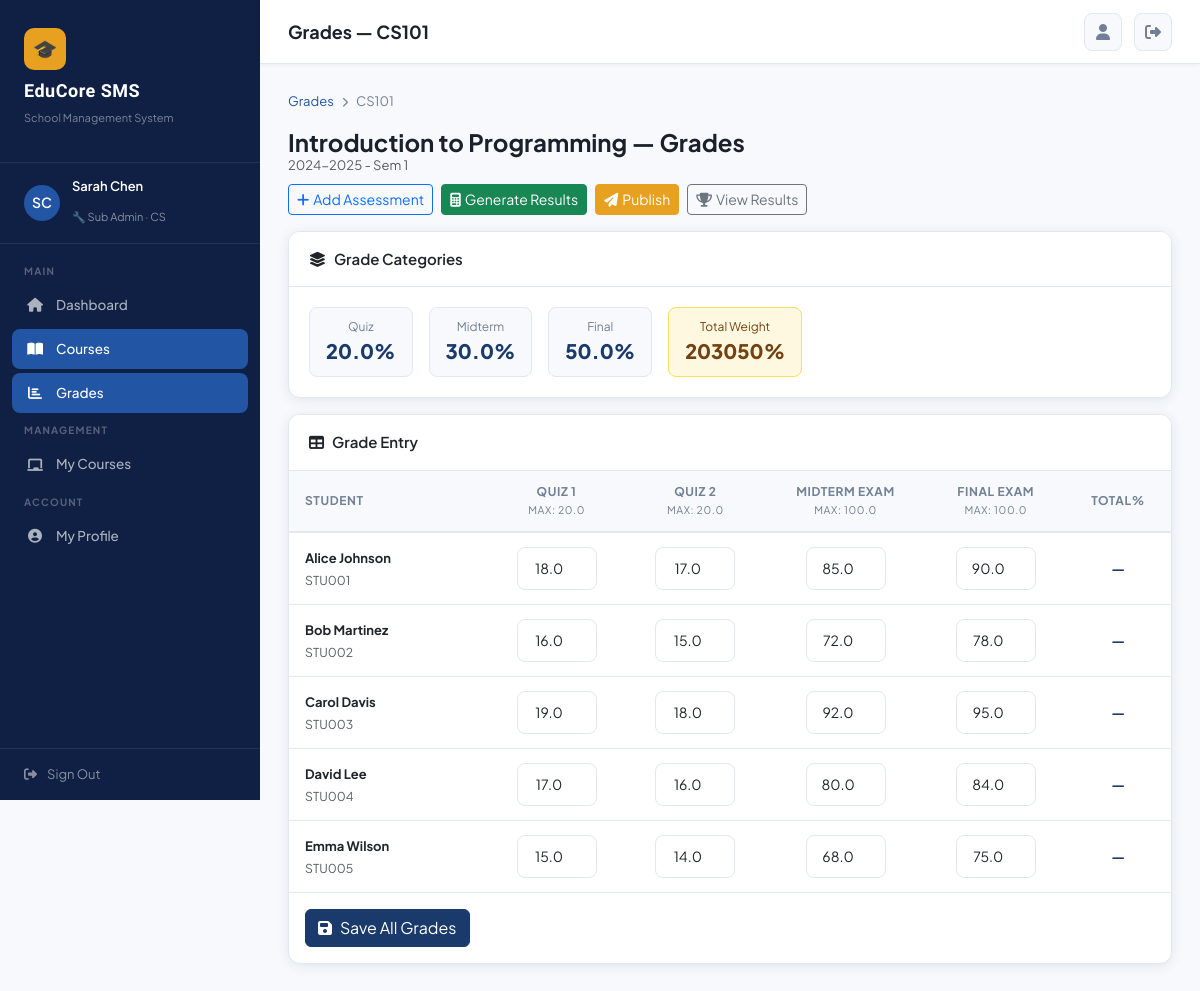
Screenshot of /grades/course/1/ (signed in) with the database file from the repository.
### accounts/models.py (models this page shows, shortened)
class User(AbstractUser):
    ROLE_CHOICES = [
        ('super_admin', 'Super Admin'),
        ('sub_admin', 'Sub Admin'),
        ('student', 'Student'),
    ]
    role = models.CharField(max_length=20, choices=ROLE_CHOICES, default='student')
    department = models.ForeignKey(Department, on_delete=models.SET_NULL, null=True, blank=True)
    phone = models.CharField(max_length=20, blank=True)
    address = models.TextField(blank=True)
    profile_picture = models.ImageField(upload_to='profiles/', blank=True, null=True)
    bio = models.TextField(blank=True)
    student_id = models.CharField(max_length=20, blank=True, unique=True, null=True)
    date_of_birth = models.DateField(null=True, blank=True)
    gender = models.CharField(max_length=10, choices=[('M','Male'),('F','Female'),('O','Other')], blank=True)
    is_active = models.BooleanField(default=True)
    created_at = models.DateTimeField(auto_now_add=True)
    @property
    def is_super_admin(self):
        return self.role == 'super_admin'
    @property
    def is_sub_admin(self):
        return self.role == 'sub_admin'

class Department(models.Model):
    name = models.CharField(max_length=100)
    code = models.CharField(max_length=10, unique=True)
    description = models.TextField(blank=True)
    created_at = models.DateTimeField(auto_now_add=True)

### courses/models.py (models this page shows, shortened)
class Course(models.Model):
    STATUS_CHOICES = [('active','Active'),('inactive','Inactive'),('archived','Archived')]
    name = models.CharField(max_length=200)
    code = models.CharField(max_length=20, unique=True)
    description = models.TextField(blank=True)
    credits = models.PositiveIntegerField(default=3)
    department = models.ForeignKey(Department, on_delete=models.CASCADE)
    instructor = models.ForeignKey(User, on_delete=models.SET_NULL, null=True, related_name='courses_taught')
    max_students = models.PositiveIntegerField(default=40)
    status = models.CharField(max_length=10, choices=STATUS_CHOICES, default='active')
    semester = models.ForeignKey(Semester, on_delete=models.CASCADE, null=True)
    created_by = models.ForeignKey(User, on_delete=models.SET_NULL, null=True, related_name='courses_created')
    created_at = models.DateTimeField(auto_now_add=True)
    updated_at = models.DateTimeField(auto_now=True)
    syllabus = models.TextField(blank=True)
    schedule = models.CharField(max_length=200, blank=True)

class Semester(models.Model):
    SEMESTER_CHOICES = [('1','Semester 1'),('2','Semester 2'),('3','Summer')]
    academic_year = models.ForeignKey(AcademicYear, on_delete=models.CASCADE)
    semester_number = models.CharField(max_length=1, choices=SEMESTER_CHOICES)
    start_date = models.DateField()
    end_date = models.DateField()
    is_current = models.BooleanField(default=False)
    class Meta:
        unique_together = ['academic_year', 'semester_number']
    def __str__(self):
        return f"{self.academic_year} - Sem {self.semester_number}"

class AcademicYear(models.Model):
    year = models.CharField(max_length=9)  # e.g. 2024-2025
    is_current = models.BooleanField(default=False)
    start_date = models.DateField()
    end_date = models.DateField()
    def __str__(self):
        return self.year

### grades/models.py (models this page shows, shortened)
class GradeCategory(models.Model):
    name = models.CharField(max_length=100)  # Quiz, Midterm, Final, Assignment
    weight = models.FloatField(default=0.0)  # percentage
    course = models.ForeignKey(Course, on_delete=models.CASCADE, related_name='grade_categories')

class Assessment(models.Model):
    name = models.CharField(max_length=200)
    category = models.ForeignKey(GradeCategory, on_delete=models.CASCADE)
    course = models.ForeignKey(Course, on_delete=models.CASCADE, related_name='assessments')
    max_score = models.FloatField(default=100.0)
    date = models.DateField(null=True, blank=True)
    description = models.TextField(blank=True)

### grades/views.py (the view)
# urls.py: path('course/<int:course_pk>/', views.course_grades, name='course_grades'),
@login_required
def course_grades(request, course_pk):
    course = get_object_or_404(Course, pk=course_pk)
    if not (request.user.is_super_admin or (request.user.is_sub_admin and course.department == request.user.department)):
        messages.error(request, 'Access denied.')
        return redirect('grade_list')
    students = course.enrollments.filter(status='enrolled').select_related('student')
    assessments = course.assessments.all().select_related('category')
    categories = course.grade_categories.all()
    grade_matrix = {}
    for enrollment in students:
        grade_matrix[enrollment.student.pk] = {
            'student': enrollment.student,
            'grades': {}
        }
        for assessment in assessments:
            try:
                grade = Grade.objects.get(student=enrollment.student, assessment=assessment)
                grade_matrix[enrollment.student.pk]['grades'][assessment.pk] = grade.score
            except Grade.DoesNotExist:
                grade_matrix[enrollment.student.pk]['grades'][assessment.pk] = None
    return render(request, 'grades/course_grades.html', {
        'course': course, 'students': students, 'assessments': assessments,
        'categories': categories, 'grade_matrix': grade_matrix
    })

### core/templatetags/dict_extras.py (called while the page is built)
@register.filter
def get_item(dictionary, key):
    return dictionary.get(key)

### templates/grades/course_grades.html (shortened to what this page needs)
{% extends 'base.html' %}
{% load dict_extras %}
{% block page_title %}Grades — {{ course.code }}{% endblock %}
{% block content %}
<div class="breadcrumb-bar mb-3">
  <a href="{% url 'grade_list' %}">Grades</a> <i class="fas fa-chevron-right" style="font-size:10px;"></i> {{ course.code }}
</div>
<div class="d-flex justify-content-between align-items-center mb-3 flex-wrap gap-2">
  <div>
    <h4 style="font-weight:700;margin:0;">{{ course.name }} — Grades</h4>
    <p class="text-muted mb-0" style="font-size:13px;">{{ course.semester }}</p>
  </div>
  <div class="d-flex gap-2 flex-wrap">
    <a href="{% url 'add_assessment' course.pk %}" class="btn btn-outline-primary btn-sm"><i class="fas fa-plus me-1"></i>Add Assessment</a>
    <a href="{% url 'generate_results' course.pk %}" class="btn btn-success btn-sm"><i class="fas fa-calculator me-1"></i>Generate Results</a>
    <form method="post" action="{% url 'publish_results' course.pk %}" style="display:inline;">
      <button type="submit" class="btn btn-accent btn-sm" onclick="return confirm('Publish results to students?')"><i class="fas fa-paper-plane me-1"></i>Publish</button>
    </form>
    <a href="{% url 'semester_results' course.pk %}" class="btn btn-outline-secondary btn-sm"><i class="fas fa-trophy me-1"></i>View Results</a>
  </div>
</div>
{% if categories %}
<div class="card mb-3">
  <div class="card-header"><i class="fas fa-layer-group me-2"></i>Grade Categories</div>
  <div class="card-body">
    <div class="d-flex gap-3 flex-wrap">
      {% for cat in categories %}
      <div style="background:var(--bg-light);border:1px solid var(--border-color);border-radius:8px;padding:10px 16px;text-align:center;">
        <div style="font-size:12px;color:var(--text-muted);">{{ cat.name }}</div>
        <div style="font-size:20px;font-weight:800;color:var(--primary);">{{ cat.weight }}%</div>
      </div>
      {% endfor %}
      <div style="background:#fff8e1;border:1px solid #f6e05e;border-radius:8px;padding:10px 16px;text-align:center;">
        <div style="font-size:12px;color:#744210;">Total Weight</div>
        <div style="font-size:20px;font-weight:800;color:#744210;">{% with total=0 %}{% for c in categories %}{{ c.weight|add:total }}{% endfor %}{% endwith %}%</div>
      </div>
    </div>
  </div>
</div>
{% endif %}
<div class="card">
  <div class="card-header"><i class="fas fa-table me-2"></i>Grade Entry</div>
  <div style="overflow-x:auto;">
    <form method="post" action="{% url 'save_grades' course.pk %}">
      <table class="table-modern" style="width:100%;min-width:600px;">
        <thead>
          <tr>
            <th style="min-width:160px;">Student</th>
            {% for assessment in assessments %}
            <th style="min-width:100px;text-align:center;">
              {{ assessment.name }}<br>
              <small style="font-weight:400;color:#718096;">Max: {{ assessment.max_score }}</small>
            </th>
            {% endfor %}
            <th style="min-width:80px;text-align:center;">Total%</th>
          </tr>
        </thead>
        <tbody>
          {% for student_pk, data in grade_matrix.items %}
          <tr>
            <td>
              <strong style="font-size:13px;">{{ data.student.get_full_name }}</strong>
              <br><small class="text-muted">{{ data.student.student_id|default:data.student.username }}</small>
            </td>
            {% for assessment in assessments %}
            <td style="text-align:center;">
              <input type="number" name="score_{{ data.student.pk }}_{{ assessment.pk }}"
                value="{{ data.grades|get_item:assessment.pk|default_if_none:'' }}"
                min="0" max="{{ assessment.max_score }}" step="0.1"
                class="form-control form-control-sm" style="width:80px;text-align:center;margin:0 auto;">
            </td>
            {% endfor %}
            <td style="text-align:center;font-weight:700;color:var(--primary);">
              —
            </td>
          </tr>
          {% empty %}
          <tr><td colspan="{{ assessments|length|add:2 }}" class="text-center text-muted py-3">No students enrolled</td></tr>
          {% endfor %}
        </tbody>
      </table>
      {% if grade_matrix %}
      <div style="padding:16px;border-top:1px solid var(--border-color);">
        <button type="submit" class="btn btn-primary"><i class="fas fa-save me-2"></i>Save All Grades</button>
      </div>
      {% endif %}
    </form>
  </div>
</div>
{% endblock %}

### templates/base.html (shortened to what this page needs)
<!DOCTYPE html>
<html lang="en">
<head>
<link href="https://cdnjs.cloudflare.com/ajax/libs/bootstrap/5.3.0/css/bootstrap.min.css" rel="stylesheet">
<link href="https://cdnjs.cloudflare.com/ajax/libs/font-awesome/6.4.0/css/all.min.css" rel="stylesheet">
</head>
<body>
{% if user.is_authenticated %}
<div id="sidebar">
  <div class="sidebar-logo">
    <div class="logo-icon">🎓</div>
    <h2>EduCore SMS</h2>
    <p>School Management System</p>
  </div>
  <div class="sidebar-user">
    <div class="avatar">
      {% if user.profile_picture %}
        <img src="{{ user.profile_picture.url }}" alt="">
      {% else %}
        {{ user.first_name|first|upper }}{{ user.last_name|first|upper }}
      {% endif %}
    </div>
    <div class="info">
      <h4>{{ user.get_full_name|default:user.username }}</h4>
      <span>
        {% if user.is_super_admin %}⭐ Super Admin
        {% elif user.is_sub_admin %}🔧 Sub Admin{% if user.department %} · {{ user.department.code }}{% endif %}
        {% else %}🎒 Student{% endif %}
      </span>
    </div>
  </div>
  <nav class="sidebar-nav">
    <div class="nav-section-label">Main</div>
    <div class="nav-item">
      <a href="{% url 'dashboard' %}" class="nav-link {% if request.resolver_match.url_name == 'dashboard' %}active{% endif %}">
        <i class="fas fa-home"></i> Dashboard
      </a>
    </div>
    <div class="nav-item">
      <a href="{% url 'course_list' %}" class="nav-link {% if 'course' in request.resolver_match.url_name %}active{% endif %}">
        <i class="fas fa-book-open"></i> Courses
      </a>
    </div>
    <div class="nav-item">
      <a href="{% url 'grade_list' %}" class="nav-link {% if 'grade' in request.resolver_match.url_name or 'semester_results' in request.resolver_match.url_name %}active{% endif %}">
        <i class="fas fa-chart-bar"></i> Grades
      </a>
    </div>
    {% if user.is_super_admin or user.is_sub_admin %}
    <div class="nav-section-label">Management</div>
    <div class="nav-item">
      <a href="{% url 'course_list' %}" class="nav-link">
        <i class="fas fa-chalkboard"></i> My Courses
      </a>
    </div>
    {% endif %}
    <div class="nav-section-label">Account</div>
    <div class="nav-item">
      <a href="{% url 'profile' %}" class="nav-link {% if request.resolver_match.url_name == 'profile' %}active{% endif %}">
        <i class="fas fa-user-circle"></i> My Profile
      </a>
    </div>
  </nav>
  <div class="sidebar-footer">
    <a href="{% url 'logout' %}"><i class="fas fa-sign-out-alt"></i> Sign Out</a>
  </div>
</div>
<div id="main-content">
  <div class="topbar">
    <div class="d-flex align-items-center gap-3">
      <span class="topbar-title">{% block page_title %}Dashboard{% endblock %}</span>
    </div>
    <div class="topbar-actions">
      <a href="{% url 'profile' %}" class="btn-icon" title="Profile">
        <i class="fas fa-user"></i>
      </a>
      <a href="{% url 'logout' %}" class="btn-icon" title="Logout">
        <i class="fas fa-sign-out-alt"></i>
      </a>
    </div>
  </div>
  <div class="page-content">
    {% block content %}{% endblock %}
  </div>
</div>
{% else %}
  {% block auth_content %}{% endblock %}
{% endif %}
</body>
</html>

### rows the page displays
User: first_name|first "S", last_name|first "C", get_full_name "Sarah Chen", department.code "CS"
Course: code "CS101", name "Introduction to Programming", semester "2024-2025 - Sem 1"
GradeCategory: name "Quiz", weight "20.0", weight|add "20"
GradeCategory: name "Midterm", weight "30.0", weight|add "30"
GradeCategory: name "Final", weight "50.0", weight|add "50"
Assessment: name "QUIZ 1", max_score "20.0", grades|get_item "18.0", grades|get_item "16.0", grades|get_item "19.0", grades|get_item "17.0", grades|get_item "15.0"
Assessment: name "QUIZ 2", max_score "20.0", grades|get_item "17.0", grades|get_item "15.0", grades|get_item "18.0", grades|get_item "16.0", grades|get_item "14.0"
Assessment: name "MIDTERM EXAM", max_score "100.0", grades|get_item "85.0", grades|get_item "72.0", grades|get_item "92.0", grades|get_item "80.0", grades|get_item "68.0"
Assessment: name "FINAL EXAM", max_score "100.0", grades|get_item "90.0", grades|get_item "78.0", grades|get_item "95.0", grades|get_item "84.0", grades|get_item "75.0"
User: student.get_full_name "Alice Johnson", student.student_id "STU001"
User: student.get_full_name "Bob Martinez", student.student_id "STU002"
User: student.get_full_name "Carol Davis", student.student_id "STU003"
User: student.get_full_name "David Lee", student.student_id "STU004"
User: student.get_full_name "Emma Wilson", student.student_id "STU005"
